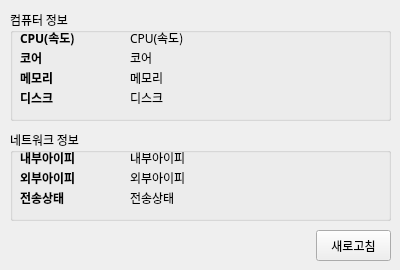
<?xml version="1.0" encoding="UTF-8"?>
<ui version="4.0">
 <class>Form</class>
 <widget class="QWidget" name="Form">
  <property name="geometry">
   <rect>
    <x>0</x>
    <y>0</y>
    <width>400</width>
    <height>270</height>
   </rect>
  </property>
  <property name="minimumSize">
   <size>
    <width>400</width>
    <height>270</height>
   </size>
  </property>
  <property name="maximumSize">
   <size>
    <width>400</width>
    <height>270</height>
   </size>
  </property>
  <property name="windowTitle">
   <string>내 컴퓨터 정보</string>
  </property>
  <widget class="QGroupBox" name="groupBox">
   <property name="geometry">
    <rect>
     <x>10</x>
     <y>10</y>
     <width>381</width>
     <height>111</height>
    </rect>
   </property>
   <property name="font">
    <font>
     <family>나눔고딕</family>
    </font>
   </property>
   <property name="title">
    <string>컴퓨터 정보</string>
   </property>
   <widget class="QLabel" name="lblMemory">
    <property name="geometry">
     <rect>
      <x>120</x>
      <y>60</y>
      <width>381</width>
      <height>16</height>
     </rect>
    </property>
    <property name="font">
     <font>
      <family>나눔고딕</family>
     </font>
    </property>
    <property name="text">
     <string>메모리</string>
    </property>
   </widget>
   <widget class="QLabel" name="lblCore">
    <property name="geometry">
     <rect>
      <x>120</x>
      <y>40</y>
      <width>381</width>
      <height>16</height>
     </rect>
    </property>
    <property name="font">
     <font>
      <family>나눔고딕</family>
     </font>
    </property>
    <property name="text">
     <string>코어</string>
    </property>
   </widget>
   <widget class="QLabel" name="lblCPU">
    <property name="geometry">
     <rect>
      <x>120</x>
      <y>20</y>
      <width>381</width>
      <height>16</height>
     </rect>
    </property>
    <property name="font">
     <font>
      <family>나눔고딕</family>
     </font>
    </property>
    <property name="text">
     <string>CPU(속도)</string>
    </property>
   </widget>
   <widget class="QLabel" name="apahfl">
    <property name="geometry">
     <rect>
      <x>10</x>
      <y>60</y>
      <width>131</width>
      <height>16</height>
     </rect>
    </property>
    <property name="font">
     <font>
      <family>나눔고딕</family>
      <weight>75</weight>
      <bold>true</bold>
     </font>
    </property>
    <property name="styleSheet">
     <string notr="true">font-weight: bold;</string>
    </property>
    <property name="text">
     <string>메모리</string>
    </property>
   </widget>
   <widget class="QLabel" name="label_2">
    <property name="geometry">
     <rect>
      <x>10</x>
      <y>40</y>
      <width>131</width>
      <height>16</height>
     </rect>
    </property>
    <property name="font">
     <font>
      <family>나눔고딕</family>
      <weight>75</weight>
      <bold>true</bold>
     </font>
    </property>
    <property name="styleSheet">
     <string notr="true">font-weight: bold;</string>
    </property>
    <property name="text">
     <string>코어</string>
    </property>
   </widget>
   <widget class="QLabel" name="lblDisk">
    <property name="geometry">
     <rect>
      <x>120</x>
      <y>80</y>
      <width>381</width>
      <height>16</height>
     </rect>
    </property>
    <property name="font">
     <font>
      <family>나눔고딕</family>
     </font>
    </property>
    <property name="text">
     <string>디스크</string>
    </property>
   </widget>
   <widget class="QLabel" name="label">
    <property name="geometry">
     <rect>
      <x>10</x>
      <y>20</y>
      <width>131</width>
      <height>16</height>
     </rect>
    </property>
    <property name="font">
     <font>
      <family>나눔고딕</family>
      <weight>75</weight>
      <bold>true</bold>
     </font>
    </property>
    <property name="styleSheet">
     <string notr="true">font-weight: bold;</string>
    </property>
    <property name="text">
     <string>CPU(속도)</string>
    </property>
   </widget>
   <widget class="QLabel" name="label_4">
    <property name="geometry">
     <rect>
      <x>10</x>
      <y>80</y>
      <width>131</width>
      <height>16</height>
     </rect>
    </property>
    <property name="font">
     <font>
      <family>나눔고딕</family>
      <weight>75</weight>
      <bold>true</bold>
     </font>
    </property>
    <property name="styleSheet">
     <string notr="true">font-weight: bold;</string>
    </property>
    <property name="text">
     <string>디스크</string>
    </property>
   </widget>
  </widget>
  <widget class="QGroupBox" name="groupBox_2">
   <property name="geometry">
    <rect>
     <x>10</x>
     <y>130</y>
     <width>381</width>
     <height>91</height>
    </rect>
   </property>
   <property name="font">
    <font>
     <family>나눔고딕</family>
    </font>
   </property>
   <property name="title">
    <string>네트워크 정보</string>
   </property>
   <widget class="QLabel" name="lblNetStat">
    <property name="geometry">
     <rect>
      <x>120</x>
      <y>60</y>
      <width>381</width>
      <height>16</height>
     </rect>
    </property>
    <property name="font">
     <font>
      <family>나눔고딕</family>
     </font>
    </property>
    <property name="text">
     <string>전송상태</string>
    </property>
   </widget>
   <widget class="QLabel" name="lblExtraNet">
    <property name="geometry">
     <rect>
      <x>120</x>
      <y>40</y>
      <width>381</width>
      <height>16</height>
     </rect>
    </property>
    <property name="font">
     <font>
      <family>나눔고딕</family>
     </font>
    </property>
    <property name="text">
     <string>외부아이피</string>
    </property>
   </widget>
   <widget class="QLabel" name="lblInnerNet">
    <property name="geometry">
     <rect>
      <x>120</x>
      <y>20</y>
      <width>381</width>
      <height>16</height>
     </rect>
    </property>
    <property name="font">
     <font>
      <family>나눔고딕</family>
     </font>
    </property>
    <property name="text">
     <string>내부아이피</string>
    </property>
   </widget>
   <widget class="QLabel" name="label_9">
    <property name="geometry">
     <rect>
      <x>10</x>
      <y>60</y>
      <width>131</width>
      <height>16</height>
     </rect>
    </property>
    <property name="font">
     <font>
      <family>나눔고딕</family>
      <weight>75</weight>
      <bold>true</bold>
     </font>
    </property>
    <property name="styleSheet">
     <string notr="true">font-weight: bold;</string>
    </property>
    <property name="text">
     <string>전송상태</string>
    </property>
   </widget>
   <widget class="QLabel" name="label_10">
    <property name="geometry">
     <rect>
      <x>10</x>
      <y>40</y>
      <width>131</width>
      <height>16</height>
     </rect>
    </property>
    <property name="font">
     <font>
      <family>나눔고딕</family>
      <weight>75</weight>
      <bold>true</bold>
     </font>
    </property>
    <property name="styleSheet">
     <string notr="true">font-weight: bold;</string>
    </property>
    <property name="text">
     <string>외부아이피</string>
    </property>
   </widget>
   <widget class="QLabel" name="label_11">
    <property name="geometry">
     <rect>
      <x>10</x>
      <y>20</y>
      <width>131</width>
      <height>16</height>
     </rect>
    </property>
    <property name="font">
     <font>
      <family>나눔고딕</family>
      <weight>75</weight>
      <bold>true</bold>
     </font>
    </property>
    <property name="styleSheet">
     <string notr="true">font-weight: bold;</string>
    </property>
    <property name="text">
     <string>내부아이피</string>
    </property>
   </widget>
  </widget>
  <widget class="QPushButton" name="btnRefresh">
   <property name="geometry">
    <rect>
     <x>316</x>
     <y>230</y>
     <width>75</width>
     <height>31</height>
    </rect>
   </property>
   <property name="font">
    <font>
     <family>나눔고딕</family>
    </font>
   </property>
   <property name="text">
    <string>새로고침</string>
   </property>
  </widget>
 </widget>
 <resources/>
 <connections/>
</ui>
